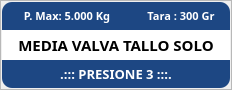
    <widget class="QFrame" name="frmMediaValvaTalloSolo">
     <property name="geometry">
      <rect>
       <x>526</x>
       <y>500</y>
       <width>232</width>
       <height>90</height>
      </rect>
     </property>
     <property name="styleSheet">
      <string notr="true">#frmMediaValvaTalloSolo{
border: 2px solid #bbbbbb;
border-radius: 10px;
}</string>
     </property>
     <property name="frameShape">
      <enum>QFrame::StyledPanel</enum>
     </property>
     <property name="frameShadow">
      <enum>QFrame::Raised</enum>
     </property>
     <widget class="QLabel" name="txtPesoMaximoMediaValvaTalloSolo">
      <property name="geometry">
       <rect>
        <x>2</x>
        <y>2</y>
        <width>130</width>
        <height>28</height>
       </rect>
      </property>
      <property name="font">
       <font>
        <family>Poppins</family>
        <pointsize>8</pointsize>
        <weight>75</weight>
        <bold>true</bold>
       </font>
      </property>
      <property name="styleSheet">
       <string notr="true">background-color: rgb(29, 71, 131);
color: rgb(255, 255, 255);
border-top-left-radius: 10px;</string>
      </property>
      <property name="text">
       <string>P. Max: 5.000 Kg</string>
      </property>
      <property name="alignment">
       <set>Qt::AlignCenter</set>
      </property>
     </widget>
     <widget class="QLabel" name="txtTaraMediaValvaTalloSolo">
      <property name="geometry">
       <rect>
        <x>132</x>
        <y>2</y>
        <width>98</width>
        <height>28</height>
       </rect>
      </property>
      <property name="font">
       <font>
        <family>Poppins</family>
        <pointsize>8</pointsize>
        <weight>75</weight>
        <bold>true</bold>
       </font>
      </property>
      <property name="styleSheet">
       <string notr="true">background-color: rgb(29, 71, 131);
color: rgb(255, 255, 255);
border-top-right-radius: 10px;</string>
      </property>
      <property name="text">
       <string>Tara : 300 Gr</string>
      </property>
      <property name="alignment">
       <set>Qt::AlignCenter</set>
      </property>
     </widget>
     <widget class="QLabel" name="lblPresione3">
      <property name="geometry">
       <rect>
        <x>2</x>
        <y>60</y>
        <width>228</width>
        <height>28</height>
       </rect>
      </property>
      <property name="font">
       <font>
        <family>Poppins</family>
        <pointsize>10</pointsize>
        <weight>75</weight>
        <bold>true</bold>
       </font>
      </property>
      <property name="styleSheet">
       <string notr="true">background-color: rgb(29, 71, 131);
color: rgb(255, 255, 255);
border-bottom-right-radius: 10px;
border-bottom-left-radius: 10px;</string>
      </property>
      <property name="text">
       <string>.::: PRESIONE 3 :::.</string>
      </property>
      <property name="alignment">
       <set>Qt::AlignCenter</set>
      </property>
     </widget>
     <widget class="QLabel" name="lblMediaValvaTalloSolo">
      <property name="geometry">
       <rect>
        <x>2</x>
        <y>30</y>
        <width>228</width>
        <height>30</height>
       </rect>
      </property>
      <property name="font">
       <font>
        <family>Poppins</family>
        <pointsize>11</pointsize>
        <weight>75</weight>
        <bold>true</bold>
       </font>
      </property>
      <property name="styleSheet">
       <string notr="true">background-color: rgb(255, 255, 255);</string>
      </property>
      <property name="text">
       <string>MEDIA VALVA TALLO SOLO</string>
      </property>
      <property name="alignment">
       <set>Qt::AlignCenter</set>
      </property>
     </widget>
    </widget>
